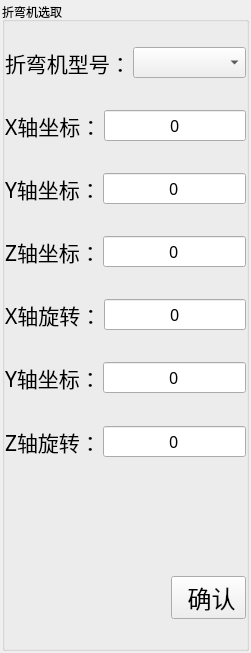
           <widget class="QWidget" name="page">
            <layout class="QVBoxLayout" name="verticalLayout_2">
             <property name="spacing">
              <number>2</number>
             </property>
             <property name="leftMargin">
              <number>2</number>
             </property>
             <property name="topMargin">
              <number>2</number>
             </property>
             <property name="rightMargin">
              <number>2</number>
             </property>
             <property name="bottomMargin">
              <number>2</number>
             </property>
             <item>
              <widget class="QGroupBox" name="groupBox">
               <property name="title">
                <string>折弯机选取</string>
               </property>
               <layout class="QVBoxLayout" name="verticalLayout_5" stretch="0,2,1,1,1,1,1,1,1,1,1,1,1,1,4,1,1">
                <property name="spacing">
                 <number>2</number>
                </property>
                <property name="leftMargin">
                 <number>0</number>
                </property>
                <property name="topMargin">
                 <number>5</number>
                </property>
                <property name="rightMargin">
                 <number>0</number>
                </property>
                <property name="bottomMargin">
                 <number>0</number>
                </property>
                <item>
                 <spacer name="verticalSpacer_10">
                  <property name="orientation">
                   <enum>Qt::Vertical</enum>
                  </property>
                  <property name="sizeType">
                   <enum>QSizePolicy::Fixed</enum>
                  </property>
                  <property name="sizeHint" stdset="0">
                   <size>
                    <width>20</width>
                    <height>20</height>
                   </size>
                  </property>
                 </spacer>
                </item>
                <item>
                 <layout class="QHBoxLayout" name="horizontalLayout_3">
                  <item>
                   <widget class="QLabel" name="labType">
                    <property name="font">
                     <font>
                      <family>楷体</family>
                      <pointsize>16</pointsize>
                     </font>
                    </property>
                    <property name="text">
                     <string>折弯机型号：</string>
                    </property>
                   </widget>
                  </item>
                  <item>
                   <widget class="QComboBox" name="comboBox">
                    <property name="font">
                     <font>
                      <family>楷体</family>
                      <pointsize>12</pointsize>
                     </font>
                    </property>
                   </widget>
                  </item>
                 </layout>
                </item>
                <item>
                 <spacer name="verticalSpacer_2">
                  <property name="orientation">
                   <enum>Qt::Vertical</enum>
                  </property>
                  <property name="sizeHint" stdset="0">
                   <size>
                    <width>20</width>
                    <height>40</height>
                   </size>
                  </property>
                 </spacer>
                </item>
                <item>
                 <layout class="QHBoxLayout" name="horizontalLayout_5">
                  <item>
                   <widget class="QLabel" name="labXpos">
                    <property name="font">
                     <font>
                      <family>楷体</family>
                      <pointsize>16</pointsize>
                     </font>
                    </property>
                    <property name="text">
                     <string>X轴坐标：</string>
                    </property>
                   </widget>
                  </item>
                  <item>
                   <widget class="QLineEdit" name="lineXpos">
                    <property name="font">
                     <font>
                      <family>楷体</family>
                      <pointsize>12</pointsize>
                     </font>
                    </property>
                    <property name="text">
                     <string>0</string>
                    </property>
                    <property name="alignment">
                     <set>Qt::AlignCenter</set>
                    </property>
                   </widget>
                  </item>
                 </layout>
                </item>
                <item>
                 <spacer name="verticalSpacer_3">
                  <property name="orientation">
                   <enum>Qt::Vertical</enum>
                  </property>
                  <property name="sizeHint" stdset="0">
                   <size>
                    <width>20</width>
                    <height>40</height>
                   </size>
                  </property>
                 </spacer>
                </item>
                <item>
                 <layout class="QHBoxLayout" name="horizontalLayout_6">
                  <item>
                   <widget class="QLabel" name="labYpos">
                    <property name="font">
                     <font>
                      <family>楷体</family>
                      <pointsize>16</pointsize>
                     </font>
                    </property>
                    <property name="text">
                     <string>Y轴坐标：</string>
                    </property>
                   </widget>
                  </item>
                  <item>
                   <widget class="QLineEdit" name="lineYpos">
                    <property name="font">
                     <font>
                      <family>楷体</family>
                      <pointsize>12</pointsize>
                     </font>
                    </property>
                    <property name="text">
                     <string>0</string>
                    </property>
                    <property name="alignment">
                     <set>Qt::AlignCenter</set>
                    </property>
                   </widget>
                  </item>
                 </layout>
                </item>
                <item>
                 <spacer name="verticalSpacer_4">
                  <property name="orientation">
                   <enum>Qt::Vertical</enum>
                  </property>
                  <property name="sizeHint" stdset="0">
                   <size>
                    <width>20</width>
                    <height>40</height>
                   </size>
                  </property>
                 </spacer>
                </item>
                <item>
                 <layout class="QHBoxLayout" name="horizontalLayout_10">
                  <item>
                   <widget class="QLabel" name="labYpos_7">
                    <property name="font">
                     <font>
                      <family>楷体</family>
                      <pointsize>16</pointsize>
                     </font>
                    </property>
                    <property name="text">
                     <string>Z轴坐标：</string>
                    </property>
                   </widget>
                  </item>
                  <item>
                   <widget class="QLineEdit" name="lineYpos_7">
                    <property name="font">
                     <font>
                      <family>楷体</family>
                      <pointsize>12</pointsize>
                     </font>
                    </property>
                    <property name="text">
                     <string>0</string>
                    </property>
                    <property name="alignment">
                     <set>Qt::AlignCenter</set>
                    </property>
                   </widget>
                  </item>
                 </layout>
                </item>
                <item>
                 <spacer name="verticalSpacer_5">
                  <property name="orientation">
                   <enum>Qt::Vertical</enum>
                  </property>
                  <property name="sizeHint" stdset="0">
                   <size>
                    <width>20</width>
                    <height>40</height>
                   </size>
                  </property>
                 </spacer>
                </item>
                <item>
                 <layout class="QHBoxLayout" name="horizontalLayout_40">
                  <item>
                   <widget class="QLabel" name="labYpos_9">
                    <property name="font">
                     <font>
                      <family>楷体</family>
                      <pointsize>16</pointsize>
                     </font>
                    </property>
                    <property name="text">
                     <string>X轴旋转：</string>
                    </property>
                   </widget>
                  </item>
                  <item>
                   <widget class="QLineEdit" name="lineYpos_9">
                    <property name="font">
                     <font>
                      <family>楷体</family>
                      <pointsize>12</pointsize>
                     </font>
                    </property>
                    <property name="text">
                     <string>0</string>
                    </property>
                    <property name="alignment">
                     <set>Qt::AlignCenter</set>
                    </property>
                   </widget>
                  </item>
                 </layout>
                </item>
                <item>
                 <spacer name="verticalSpacer_6">
                  <property name="orientation">
                   <enum>Qt::Vertical</enum>
                  </property>
                  <property name="sizeHint" stdset="0">
                   <size>
                    <width>20</width>
                    <height>40</height>
                   </size>
                  </property>
                 </spacer>
                </item>
                <item>
                 <layout class="QHBoxLayout" name="horizontalLayout_39">
                  <item>
                   <widget class="QLabel" name="labYpos_8">
                    <property name="font">
                     <font>
                      <family>楷体</family>
                      <pointsize>16</pointsize>
                     </font>
                    </property>
                    <property name="text">
                     <string>Y轴坐标：</string>
                    </property>
                   </widget>
                  </item>
                  <item>
                   <widget class="QLineEdit" name="lineYpos_8">
                    <property name="font">
                     <font>
                      <family>楷体</family>
                      <pointsize>12</pointsize>
                     </font>
                    </property>
                    <property name="text">
                     <string>0</string>
                    </property>
                    <property name="alignment">
                     <set>Qt::AlignCenter</set>
                    </property>
                   </widget>
                  </item>
                 </layout>
                </item>
                <item>
                 <spacer name="verticalSpacer_7">
                  <property name="orientation">
                   <enum>Qt::Vertical</enum>
                  </property>
                  <property name="sizeHint" stdset="0">
                   <size>
                    <width>20</width>
                    <height>40</height>
                   </size>
                  </property>
                 </spacer>
                </item>
                <item>
                 <layout class="QHBoxLayout" name="horizontalLayout_7">
                  <item>
                   <widget class="QLabel" name="labZangle">
                    <property name="font">
                     <font>
                      <family>楷体</family>
                      <pointsize>16</pointsize>
                     </font>
                    </property>
                    <property name="text">
                     <string>Z轴旋转：</string>
                    </property>
                   </widget>
                  </item>
                  <item>
                   <widget class="QLineEdit" name="lineZangle">
                    <property name="font">
                     <font>
                      <family>楷体</family>
                      <pointsize>12</pointsize>
                     </font>
                    </property>
                    <property name="text">
                     <string>0</string>
                    </property>
                    <property name="alignment">
                     <set>Qt::AlignCenter</set>
                    </property>
                   </widget>
                  </item>
                 </layout>
                </item>
                <item>
                 <spacer name="verticalSpacer_8">
                  <property name="orientation">
                   <enum>Qt::Vertical</enum>
                  </property>
                  <property name="sizeHint" stdset="0">
                   <size>
                    <width>20</width>
                    <height>40</height>
                   </size>
                  </property>
                 </spacer>
                </item>
                <item>
                 <layout class="QHBoxLayout" name="horizontalLayout">
                  <item>
                   <spacer name="horizontalSpacer">
                    <property name="orientation">
                     <enum>Qt::Horizontal</enum>
                    </property>
                    <property name="sizeType">
                     <enum>QSizePolicy::Expanding</enum>
                    </property>
                    <property name="sizeHint" stdset="0">
                     <size>
                      <width>40</width>
                      <height>20</height>
                     </size>
                    </property>
                   </spacer>
                  </item>
                  <item>
                   <widget class="QToolButton" name="toolButton">
                    <property name="font">
                     <font>
                      <family>楷体</family>
                      <pointsize>18</pointsize>
                     </font>
                    </property>
                    <property name="text">
                     <string> 确认</string>
                    </property>
                    <property name="icon">
                     <iconset resource="../resource.qrc">
                      <normaloff>:/img/datashow.ico</normaloff>:/img/datashow.ico</iconset>
                    </property>
                    <property name="iconSize">
                     <size>
                      <width>32</width>
                      <height>32</height>
                     </size>
                    </property>
                    <property name="checkable">
                     <bool>false</bool>
                    </property>
                    <property name="toolButtonStyle">
                     <enum>Qt::ToolButtonTextBesideIcon</enum>
                    </property>
                   </widget>
                  </item>
                 </layout>
                </item>
                <item>
                 <spacer name="verticalSpacer_9">
                  <property name="orientation">
                   <enum>Qt::Vertical</enum>
                  </property>
                  <property name="sizeHint" stdset="0">
                   <size>
                    <width>20</width>
                    <height>40</height>
                   </size>
                  </property>
                 </spacer>
                </item>
               </layout>
              </widget>
             </item>
            </layout>
           </widget>
